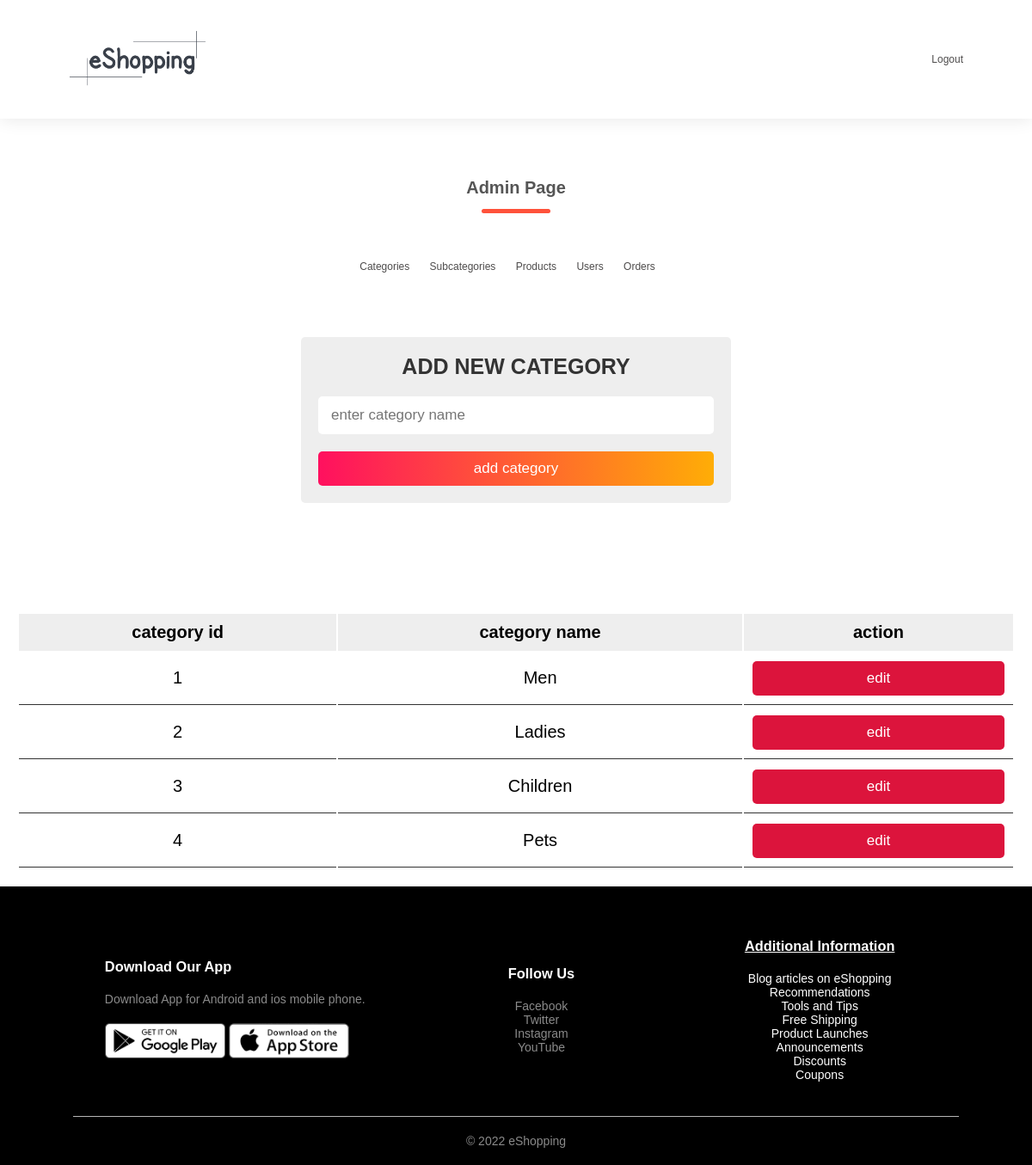
/Account/admin.php, run on the app's committed database.
### tables this page shows
CREATE TABLE `tbl_categories` (
  `category_id` int(11) NOT NULL,
  `category_name` varchar(25) NOT NULL,
  `is_deleted` int(11) NOT NULL
);

### Account/admin.php (the view, shortened to what this page needs)
<?php
   require("connection.php");
?>
<!DOCTYPE html>
<html lang="en">
<head>
    <link rel="stylesheet" href="Admin.css">
</head>
<body>
<div style="" class="header">
    <div class="container1">
    <div class="navbar">
        <div class="logo">
            <img src="../Homepage/Logo.png" width="200px">
        </div>
        <nav>
            <ul id="MenuItems">
                <li><a href="Logout.php">Logout</a></li>
            </ul>
        </nav>
    </div>
    </div>
</div>
<h1 style="margin: 0 auto" class="title">Admin Page</h1>
<div style="margin: 0 auto" class="header1">
    <div class="container">
        <div style="text-align:center" class="navbar1">
                <nav>
                    <ul id="MenuItems">
                        <li><a href="admin_page.php">Categories</a></li>
                        <li><a href="admin_page(Subcategory).php">Subcategories</a></li>
                        <li><a href="admin_page(Products).php">Products</a></li>
                        <li><a href="admin_page(Users).php">Users</a></li>
                        <li><a href="admin_page(Orders).php">Orders</a></li>
                    </ul>
                </nav>
        </div>
    </div>
</div>
<div style="margin: 0 auto" class="container">
   <div style="margin: 0 auto" class="admin-product-form-container">
     <form action="<?php $_SERVER['PHP_SELF'] ?>" method="post" enctype="multipart/form-data">
      <h3>Add new category</h3>
      <input type="text" placeholder="enter category name" name="category_name" class="box">
      <input type="submit" class="btn" name="add_category" value="add category">
     </form>
    </div><br>
    <?php
   $select = mysqli_query($conn, "SELECT * FROM tbl_categories");
   ?>
   <div style="margin: 0 auto" class="product-display">
      <table style="margin: 0 auto" class="product-display-table">
         <thead>
         <tr>
            <th>category id</th>
            <th>category name</th>
            <th>action</th>
         </tr>
         </thead>
         <?php while($row = mysqli_fetch_assoc($select)){ ?>
         <tr>
            <td><?php echo $row['category_id']; ?></td>
            <td><?php echo $row['category_name']; ?></td>
            <td>
               <a href="admin_update.php?edit=<?php echo $row['category_id']; ?>" class="btn"> edit </a>
            </td>
         </tr>
      <?php } ?>
      </table>
   </div>
</div>
<div class="footer">
    <div class="small-container">
        <div class="row">
            <div class="footer-col-1">
                <h3>Download Our App</h3>
                <p>Download App for Android and ios mobile phone.</p>
                <div class="app-logo">
                    <img src="../eShopping/images/play-store.png">
                    <img src="../eShopping/images/app-store.png">
                </div>
            </div>
            <div class="footer-col-4">
                <h3>Follow Us</h3>
                <ul>
                    <li>
                        Facebook
                    </li>
                    <li>
                        Twitter
                    </li>
                    <li>
                        Instagram
                    </li>
                    <li>
                        YouTube
                    </li>
                </ul>
            </div>
            <div class="footer-col-3">
                <h3>Additional Information</h3>
                <ul>
                    <li>
                        <a href="../Content/Blog articles on eShopping.html">Blog articles on eShopping</a>
                    </li>
                    <li>
                        <a href="../Content/Recommendations.html">Recommendations</a>
                    </li>
                    <li>
                        <a href="../Content/Tools%20and%20Tips.html">Tools and Tips</a>
                    </li>
                    <li>
                        <a href="../Offers/Free%20Shipping.html">Free Shipping</a>
                    </li>
                    <li>
                        <a href="../Updates/Product%20Launches.html">Product Launches</a>
                    </li>
                    <li>
                        <a href="../Updates/Announcements.html">Announcements</a>
                    </li>
                    <li>
                        <a href="../Offers/Discounts.html">Discounts</a>
                    </li>
                    <li>
                        <a href="../Offers/Coupons.html">Coupons</a>
                    </li>
                </ul>
            </div>
        </div>
        <hr>
        <p class="copyright">&#169; 2022 eShopping</p>
    </div>
</div>
</body>
</html>

### Account/Admin.css (style rules this page uses)
:root { --green:#27ae60; --black:#333; --white:#fff; --bg-color:#eee; --box-shadow:0 .5rem 1rem rgba(0,0,0,.1); --border:.1rem solid var(--black); }
* { margin: 0; padding: 0; box-sizing: border-box; }
body { font-family: 'Poppins', sans-serif; }
html { font-size: 62.5%; overflow-x: hidden; }
.header { box-shadow: 0 0 20px 0px rgba(0, 0, 0, 0.1); }
.navbar { font-size: 120%; width: 90%; margin: 0; padding: 14.8px 0; display: flex; align-items: center; justify-content: space-between; margin-bottom:50px; margin-left: 60px; }
nav { flex: 1; text-align: right; }
nav ul { display: inline-block; list-style-type: none; }
nav ul li { display: inline-block; margin-right: 20px; position: relative; }
nav ul li a { width:180px; height:60px; text-decoration: none; color: rgb(78, 76, 76); }
.navbar ul li::after { content: ''; height: 3px; width: 0; background: #6a6969; position: absolute; left: 0; bottom: -10px; transition: 0.5s; }
.navbar1 { font-size: 120%; width: 95%; margin: auto; padding: 35px 0; display: flex; align-items: center; justify-content: space-between; }
.navbar1 nav { flex: 1; text-align: center; }
.navbar1 nav ul { display: inline-block; list-style-type: none; }
.navbar1 nav ul li { display: inline-block; margin-right: 20px; position: relative; }
.navbar1 nav ul li a { width:180px; height:60px; text-decoration: none; color: rgb(78, 76, 76); }
.navbar1 ul li::after { content: ''; height: 3px; width: 0; background: #6a6969; position: absolute; left: 0; bottom: -10px; transition: 0.5s; }
a { text-decoration: none; color: rgb(255, 255, 255); }
.title { text-align: center; margin: 0 auto 80px; position: relative; line-height: 60px; color: #555; }
.title::after { content: ''; background: #ff523b; width: 80px; height: 5px; border-radius: 5px; position: absolute; bottom: 0; left: 50%; transform: translateX(-50%); }
.row { display: flex; align-items: center; flex-wrap: wrap; justify-content: space-around; }
.btn { display: block; width: 100%; cursor: pointer; border-radius: .5rem; margin-top: 1rem; font-size: 1.7rem; padding:1rem 3rem; background:linear-gradient(to right,#ff105f,#ffad06); color:var(--white); text-align: center; border:none; }
.container { max-width: 1200px; padding:2rem; margin:0 auto; }
.admin-product-form-container form { max-width: 50rem; margin:0 auto; margin-bottom: 10%; padding:2rem; border-radius: .5rem; background: var(--bg-color); }
.admin-product-form-container form h3 { text-transform: uppercase; color:var(--black); margin-bottom: 1rem; text-align: center; font-size: 2.5rem; }
.admin-product-form-container form .box { width: 100%; border-radius: .5rem; padding:1.2rem 1.5rem; font-size: 1.7rem; margin:1rem 0; background: var(--white); text-transform: none; border:none; }
.product-display { margin:2rem 0; }
.product-display .product-display-table { width: 100%; text-align: center; }
.product-display .product-display-table thead { background: var(--bg-color); }
.product-display .product-display-table th { padding:1rem; font-size: 2rem; }
.product-display .product-display-table td { padding:1rem; font-size: 2rem; border-bottom: var(--border); }
.product-display .product-display-table .btn:first-child { margin-top: 0; }
.product-display .product-display-table .btn:last-child { background: crimson; }
.small-container { max-width: 1080px; margin: auto; padding-left: 25px; padding-right: 25px; }
.footer { background: #000; color: #8a8a8a; font-size: 14px; padding: 60px 0 20px; }
.footer p { color: #8a8a8a; }
.footer h3 { color: #fff; margin-bottom: 20px; }
.footer-col-1, .footer-col-2, .footer-col-3, .footer-col-4 { min-width: 250px; margin-bottom: 20px; }
.footer-col-1 { flex-basis: 30%; }
.footer-col-3, .footer-col-4 { flex-basis: 12%; text-align: center; }
.footer-col-3 h3 { text-decoration: underline; }
ul { list-style-type: none; text-decoration: none; }
.app-logo { margin-top: 20px; }
.app-logo img { width: 140px; }
.footer hr { border: none; background: #b5b5b5; height: 1px; margin: 20px 0; }
.copyright { text-align: center; }

### data on the page
tbl_categories: category_id "1", category_name "Men"
tbl_categories: category_id "2", category_name "Ladies"
tbl_categories: category_id "3", category_name "Children"
tbl_categories: category_id "4", category_name "Pets"
